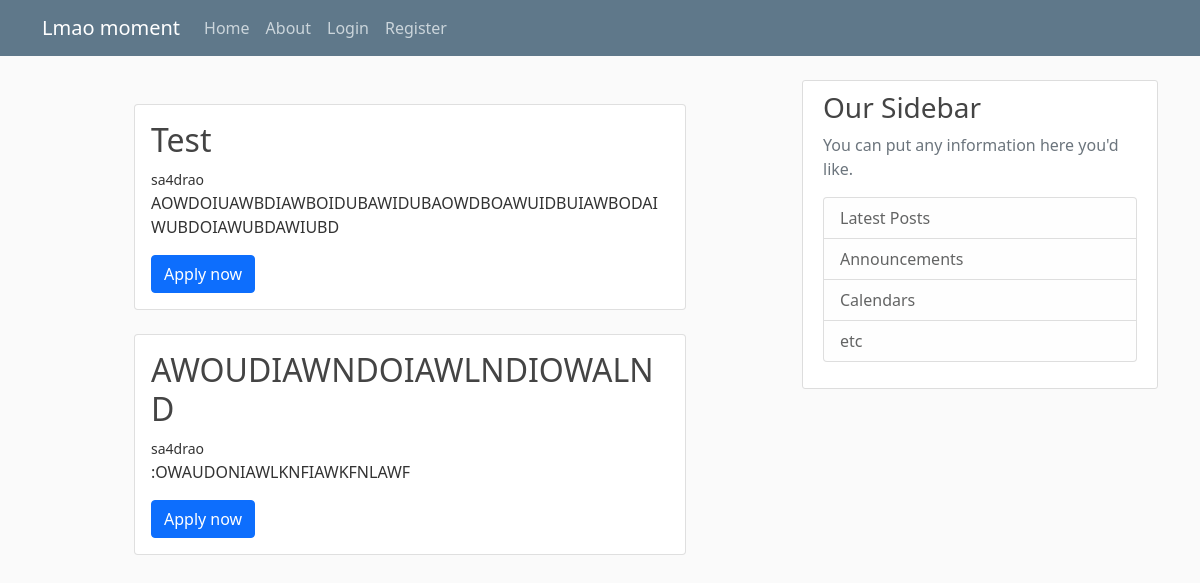
The app's page /, older data.
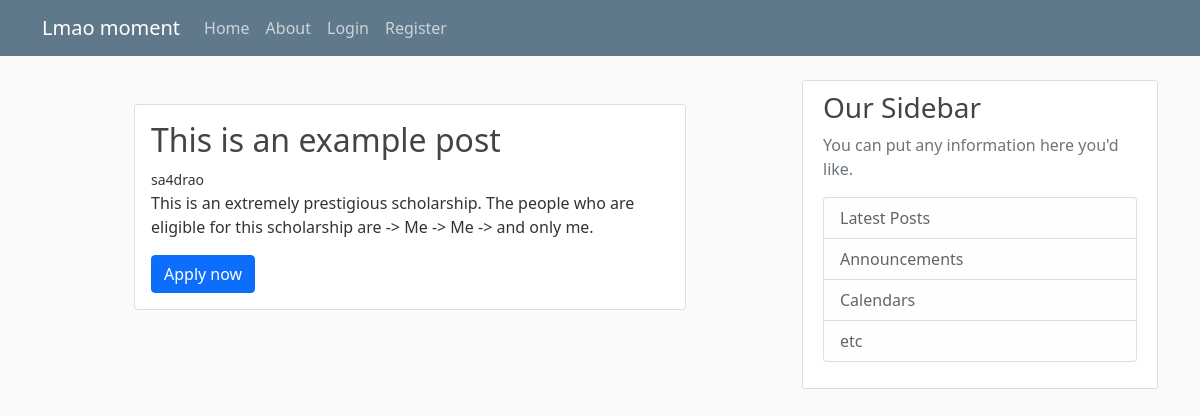
The same page, newer data.
### blog/models.py (models this page shows)
class Post(models.Model):
    title = models.CharField(max_length=100)
    contents = models.TextField()
    date = models.DateTimeField(default=timezone.now)
    authors = models.ForeignKey(User,on_delete=models.CASCADE)
    url = models.URLField(max_length=200)

### blog/views.py (the view)
# urls.py: path('', views.home, name='blog-home'),
def home(request):
    context = {
        'posts':Post.objects.all(),
    }
    return render(request,'blog/home.html',context)

### blog/templates/blog/home.html
{%extends "blog/base.html"%}
{%block content%}
    {% for post in posts %}
    <div class="col-lg-4 col-sm-10 w-75 mx-auto mt-4">
    <div class="card">
        <div class="card-body">
            <h2 class="card-title">{{post.title}}</h2>
            <small>{{post.authors}}</small>
            <p class="card-text">{{post.contents}}</p>
            <a href="{{post.url}}" class="btn btn-primary">Apply now</a>
        </div>
    </div>
    </div>
    {%endfor%}
{%endblock content%}

### blog/templates/blog/base.html (shortened to what this page needs)
{%load static%}
<!DOCTYPE html>
<html>
    <head>
        <link href="https://cdn.jsdelivr.net/npm/bootstrap@5.1.1/dist/css/bootstrap.min.css" rel="stylesheet">
        <link rel=stylesheet type="text/css" href = "{% static 'blog/main.css'%}">
    </head>
    <body>
    <header class="site-header">
      <nav class="navbar navbar-expand-md navbar-dark bg-steel fixed-top">
        <div class="container">
          <a class="navbar-brand mr-4" href="/">Lmao moment</a>
          <div class="collapse navbar-collapse" id="navbarToggle">
            <div class="navbar-nav mr-auto">
              <a class="nav-item nav-link" href="{% url 'blog-home'%}">Home</a>
              <a class="nav-item nav-link" href="{% url 'blog-about'%}">About</a>
            </div>
            <div class="navbar-nav">
              <a class="nav-item nav-link" href="{% url 'blog-login' %}">Login</a>
              <a class="nav-item nav-link" href="{% url 'blog-register' %}">Register</a>
            </div>
          </div>
        </div>
      </nav>
    </header>
    <main role="main" class="container">
      <div class="row">
        <div class="col-md-8">
      {% block content %}{% endblock %}
        </div>
        <div class="col-md-4">
          <div class="content-section">
            <h3>Our Sidebar</h3>
            <p class='text-muted'>You can put any information here you'd like.
              <ul class="list-group">
                <li class="list-group-item list-group-item-light">Latest Posts</li>
                <li class="list-group-item list-group-item-light">Announcements</li>
                <li class="list-group-item list-group-item-light">Calendars</li>
                <li class="list-group-item list-group-item-light">etc</li>
              </ul>
            </p>
          </div>
        </div>
      </div>
    </main>
    </body>
</html>

### blog/static/blog/main.css (style rules this page uses)
body { background: #fafafa; color: #333333; margin-top: 5rem; }
h1, h2, h3, h4, h5, h6 { color: #444444; }
ul { margin: 0; }
.bg-steel { background-color: #5f788a; }
.site-header .navbar-nav .nav-link { color: #cbd5db; }
.content-section { background: #ffffff; padding: 10px 20px; border: 1px solid #dddddd; border-radius: 3px; margin-bottom: 20px; }

Row changes from the older to the newer data that the page shows:
removed Post: title "AWOUDIAWNDOIAWLNDIOWALND", authors "sa4drao", contents ":OWAUDONIAWLKNFIAWKFNLAWF"
changed Post "sa4drao": title "Test" → "This is an example post"; contents "AOWDOIUAWBDIAWBOIDUBAWIDUBAOWDBOAWUIDBUIAWBODAIWUBDOIAWUBDAWIUBD" → "This is an extremely prestigious scholarship. The people who are eligible for this scholarship are -> Me -> Me -> and only me."
